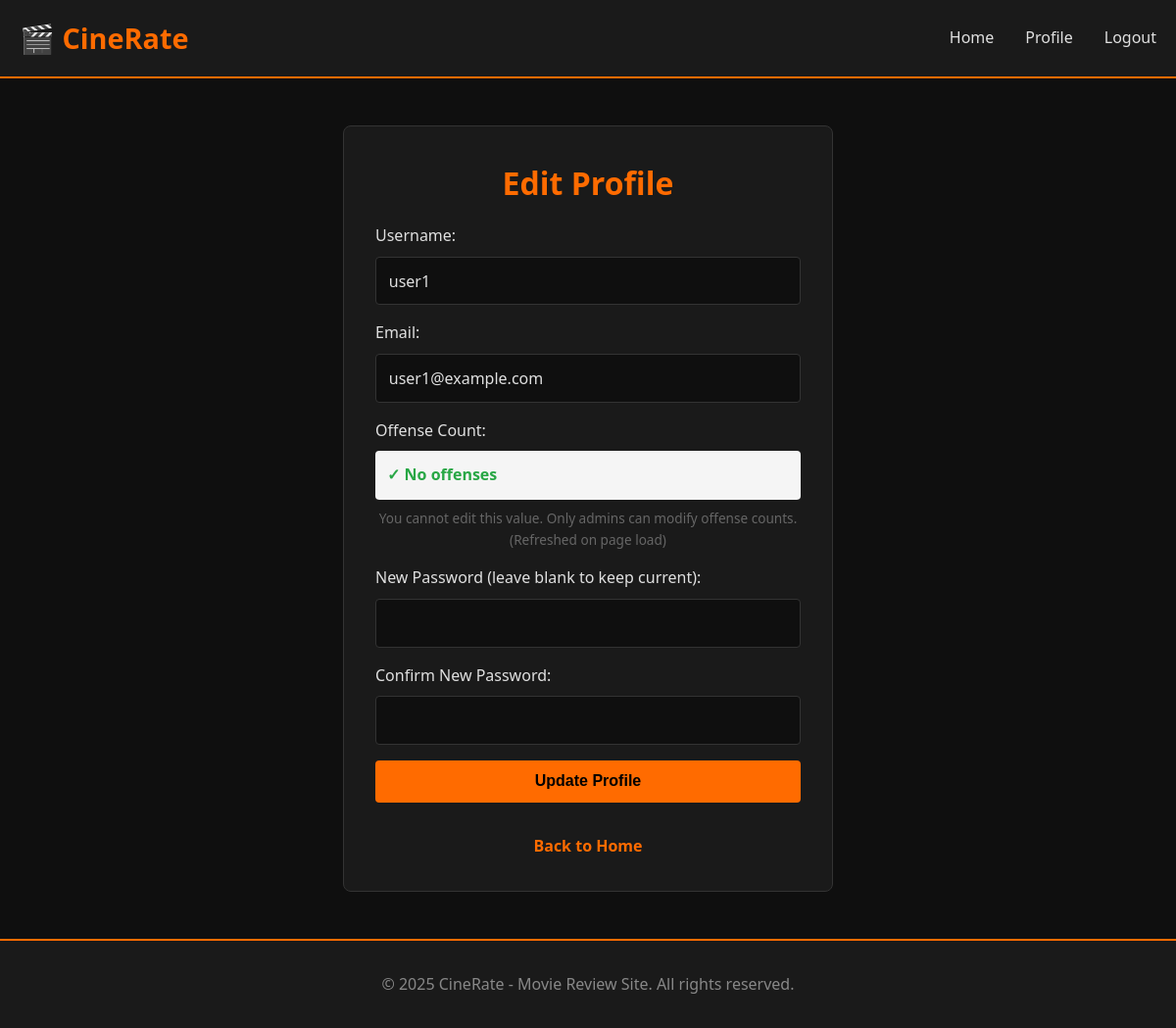
The app's page /users/profile.php (signed in), older data.
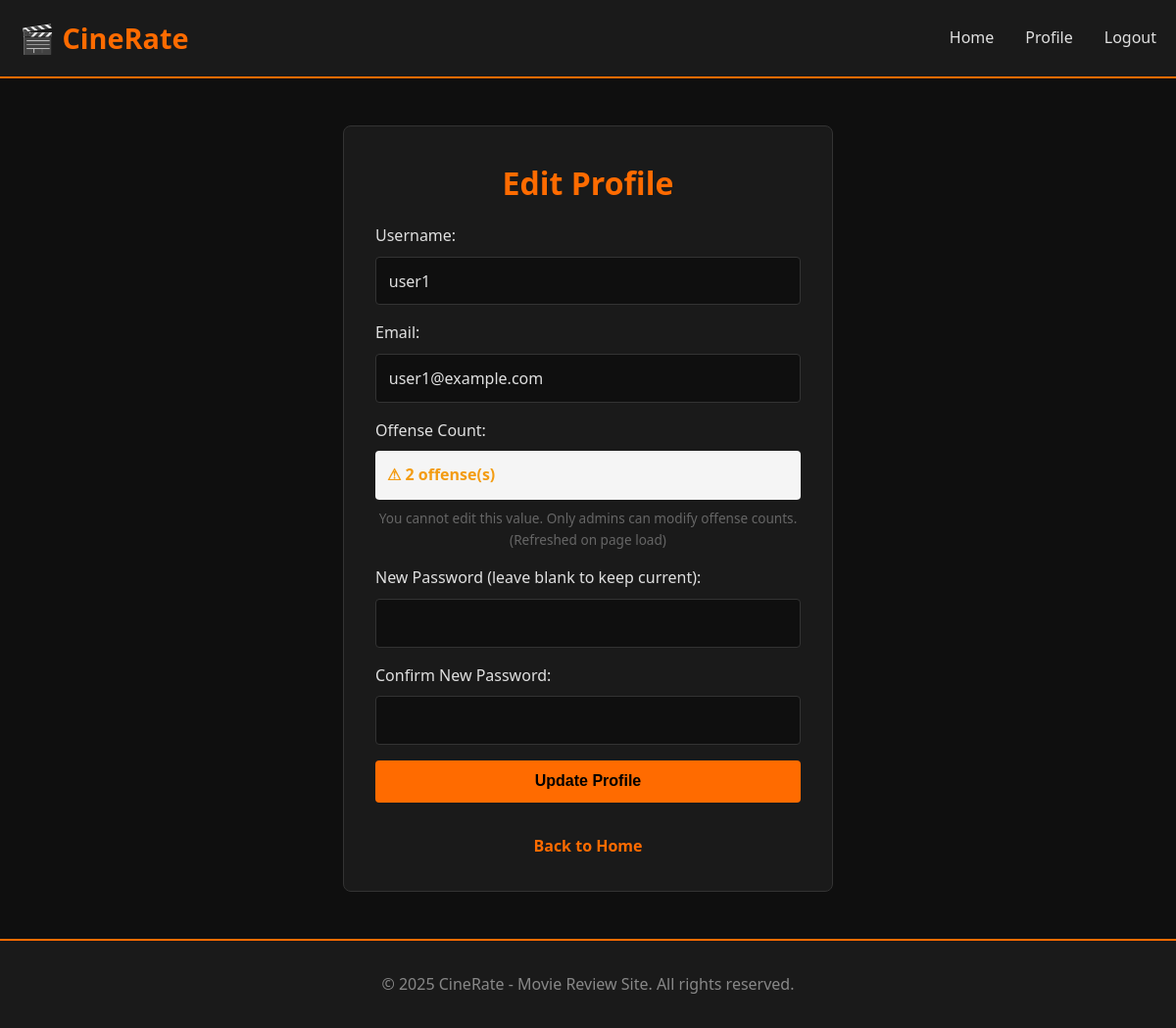
The same page, newer data.
### tables this page shows
CREATE TABLE `users` (
  `id` int(11) NOT NULL,
  `username` varchar(50) NOT NULL,
  `password` varchar(255) NOT NULL,
  `email` varchar(100) NOT NULL,
  `is_admin` int(11) DEFAULT 0,
  `created_at` timestamp NOT NULL DEFAULT current_timestamp(),
  `offense_count` int(11) DEFAULT 0
);

### users/profile.php (the view, shortened to what this page needs)
<?php
require_once '../config.php';
$user_id = $_SESSION['user_id'];
$stmt = $conn->prepare("SELECT username, email, offense_count FROM users WHERE id = ?");
$stmt->bind_param("i", $user_id);
$stmt->execute();
$result = $stmt->get_result();
$user = $result->fetch_assoc();
?>
<!DOCTYPE html>
<html lang="en">
<head>
    <link rel="stylesheet" href="../public/css/style.css">
</head>
<body>
    <nav class="navbar">
        <div class="container">
            <h1 class="logo">🎬 CineRate</h1>
            <ul class="nav-links">
                <li><a href="../index.php">Home</a></li>
                <?php
                if (isset($_SESSION['user_id'])) {
                    echo '<li><a href="profile.php">Profile</a></li>';
                    echo '<li><a href="logout.php">Logout</a></li>';
                } else {
                    echo '<li><a href="login.php">Login</a></li>';
                    echo '<li><a href="register.php">Register</a></li>';
                }
                ?>
            </ul>
        </div>
    </nav>
    <div class="form-container">
        <h2>Edit Profile</h2>
        <?php
        $refreshStmt = $conn->prepare("SELECT offense_count FROM users WHERE id = ?");
        $refreshStmt->bind_param("i", $user_id);
        $refreshStmt->execute();
        $refreshResult = $refreshStmt->get_result();
        $refreshData = $refreshResult->fetch_assoc();
        if ($refreshData) {
            $user['offense_count'] = $refreshData['offense_count'];
        }
        ?>
        <form method="POST" action="">
            <div class="form-group">
                <label for="username">Username:</label>
                <input type="text" id="username" name="username" value="<?php echo htmlspecialchars($user['username']); ?>" required>
            </div>
            <div class="form-group">
                <label for="email">Email:</label>
                <input type="email" id="email" name="email" value="<?php echo htmlspecialchars($user['email']); ?>" required>
            </div>
            <div class="form-group">
                <label>Offense Count:</label>
                <div style="padding: 0.75rem; background: #f5f5f5; border-radius: 4px; color: #333; font-weight: bold;">
                    <?php
                    $offense_count = intval($user['offense_count'] ?? 0);
                    if ($offense_count === 0) {
                        echo '<span style="color: #28a745;">✓ No offenses</span>';
                    } elseif ($offense_count >= 3) {
                        echo '<span style="color: #e74c3c;">⚠ ' . $offense_count . ' offense(s) - Account Blocked from commenting</span>';
                    } else {
                        echo '<span style="color: #f39c12;">⚠ ' . $offense_count . ' offense(s)</span>';
                    }
                    ?>
                </div>
                <p style="font-size: 0.85rem; color: #666; margin-top: 0.5rem;">You cannot edit this value. Only admins can modify offense counts. (Refreshed on page load)</p>
            </div>
            <div class="form-group">
                <label for="new_password">New Password (leave blank to keep current):</label>
                <input type="password" id="new_password" name="new_password">
            </div>
            <div class="form-group">
                <label for="confirm_password">Confirm New Password:</label>
                <input type="password" id="confirm_password" name="confirm_password">
            </div>
            <button type="submit" class="submit-btn">Update Profile</button>
        </form>
        <p style="text-align: center; margin-top: 2rem;">
            <a href="../index.php">Back to Home</a>
        </p>
    </div>
    <footer>
        <p>&copy; 2025 CineRate - Movie Review Site. All rights reserved.</p>
    </footer>
</body>
</html>

Row changes from the older to the newer data that the page shows:
changed users "user1": offense_count (not shown) → "2"
Text that changed along with them:
text no longer shown: "✓ No offenses"
text now shown: "⚠ offense(s)"
